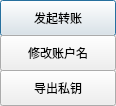
<?xml version="1.0" encoding="UTF-8"?>
<ui version="4.0">
 <class>RightClickMenuDialog</class>
 <widget class="QDialog" name="RightClickMenuDialog">
  <property name="geometry">
   <rect>
    <x>0</x>
    <y>0</y>
    <width>116</width>
    <height>106</height>
   </rect>
  </property>
  <property name="font">
   <font>
    <family>微软雅黑</family>
   </font>
  </property>
  <property name="windowTitle">
   <string>Dialog</string>
  </property>
  <widget class="QPushButton" name="transferBtn">
   <property name="geometry">
    <rect>
     <x>0</x>
     <y>0</y>
     <width>116</width>
     <height>36</height>
    </rect>
   </property>
   <property name="text">
    <string>发起转账</string>
   </property>
  </widget>
  <widget class="QPushButton" name="renameBtn">
   <property name="geometry">
    <rect>
     <x>0</x>
     <y>35</y>
     <width>116</width>
     <height>36</height>
    </rect>
   </property>
   <property name="text">
    <string>修改账户名</string>
   </property>
  </widget>
  <widget class="QPushButton" name="exportBtn">
   <property name="geometry">
    <rect>
     <x>0</x>
     <y>70</y>
     <width>116</width>
     <height>36</height>
    </rect>
   </property>
   <property name="text">
    <string>导出私钥</string>
   </property>
  </widget>
 </widget>
 <resources/>
 <connections/>
</ui>
